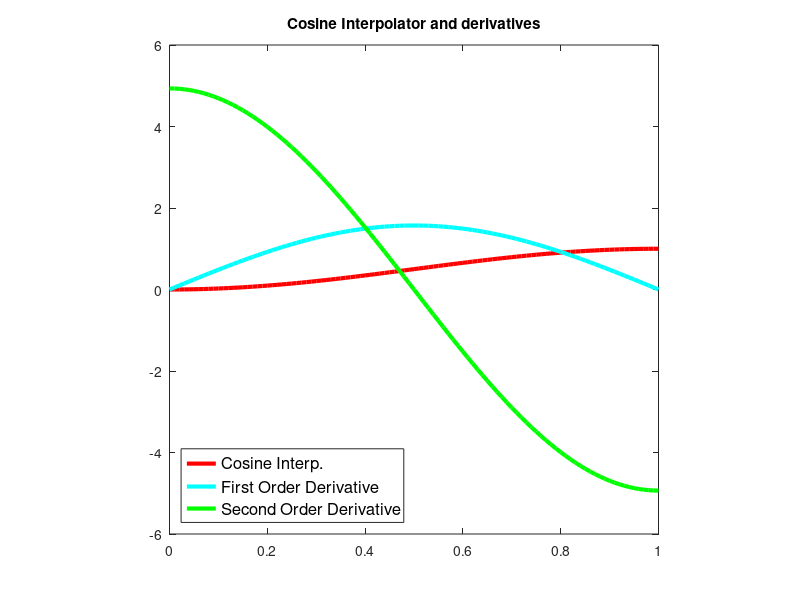
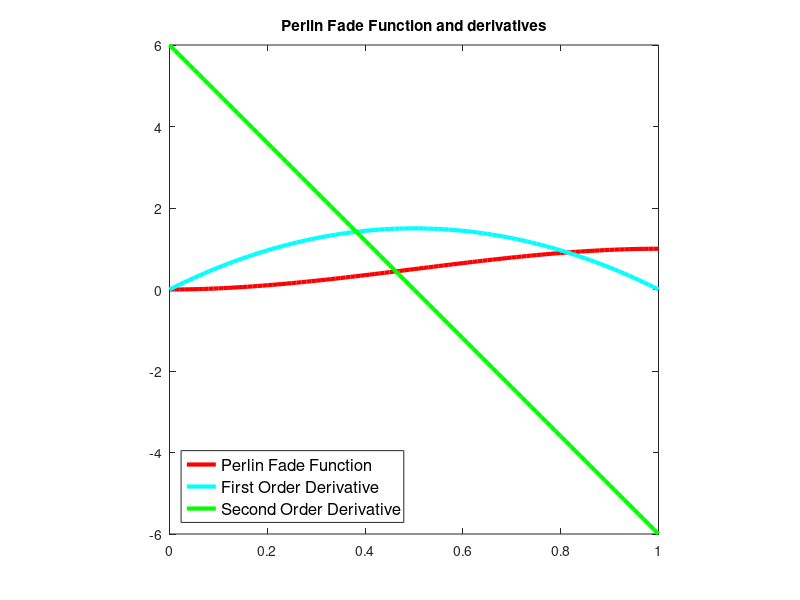
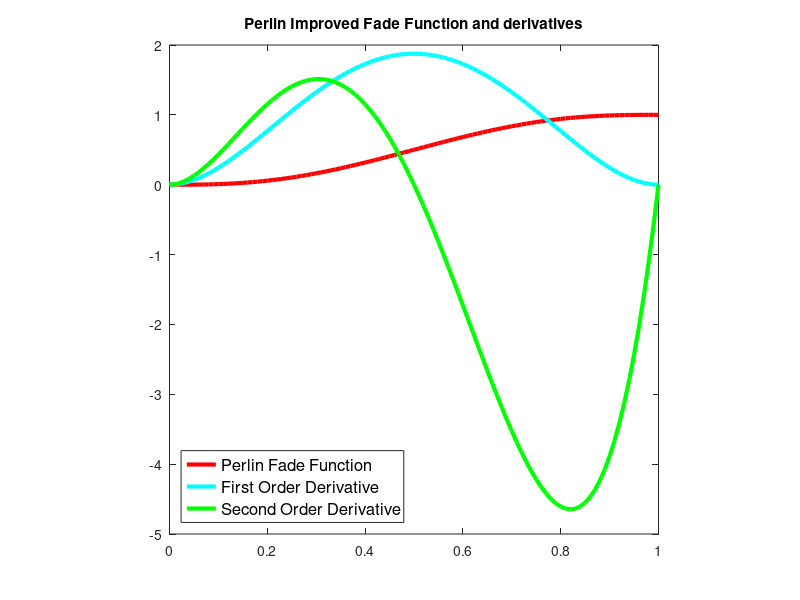

The MATLAB source for these figures, in order:
% Derivatives
x = 0:0.01:1;

y_linearIntepr = x;

y_cosine = (1 - cos(x.*pi)) * 0.5;
y_cosineFod = (pi * sin(x.*pi)) * 0.5;
y_cosineSod = (pi^2 * cos(x.*pi)) * 0.5;

% 3x2-2x3 (0<x<1)
y_perlin = (3 * x.^2) -  (2 * x.^3);
y_perlinFod = (6 * x) -  (6 * x.^2);
y_perlinSod = 6 -  (12 * x);


% 6t5-15t4+10t3
y_perlinImp = (6 * x.^5) -  (15 * x.^4) +  (10 * x.^3);
y_perlinImpFod = (30 * x.^4) -  (60 * x.^3) +  (30 * x.^2);
y_perlinImpSod = (120 * x.^4) -  (180 * x.^3) +  (60 * x.^2);

figure;
plot(x, y_cosine, 'r', 'linewidth', 3); title('Cosine Interpolator and derivatives'); axis square; hold on;
plot(x, y_cosineFod, 'c', 'linewidth', 3);
plot(x, y_cosineSod, 'g', 'linewidth', 3);
h = legend ("Cosine Interp.", "First Order Derivative", "Second Order Derivative", "location", "southwest");
set (h, "fontsize", 12);


figure;
plot(x, y_perlin, 'r', 'linewidth', 3); title('Perlin Fade Function and derivatives'); axis square; hold on;
plot(x, y_perlinFod, 'c', 'linewidth', 3);
plot(x, y_perlinSod, 'g', 'linewidth', 3);
h = legend ("Perlin Fade Function", "First Order Derivative", "Second Order Derivative", "location", "southwest");
set (h, "fontsize", 12);


figure;
plot(x, y_perlinImp, 'r', 'linewidth', 3); title('Perlin Improved Fade Function and derivatives'); axis square; hold on;
plot(x, y_perlinImpFod, 'c', 'linewidth', 3);
plot(x, y_perlinImpSod, 'g', 'linewidth', 3);
h = legend ("Perlin Fade Function", "First Order Derivative", "Second Order Derivative", "location", "southwest");
set (h, "fontsize", 12);
